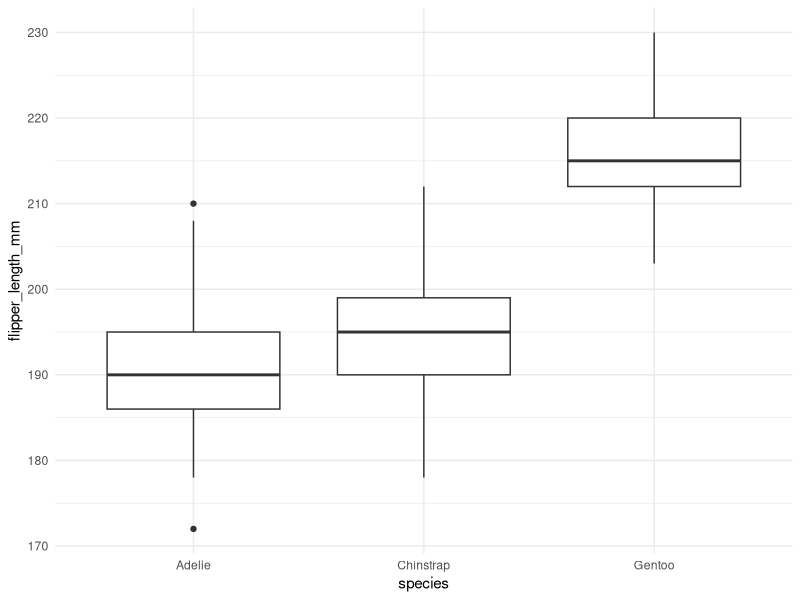
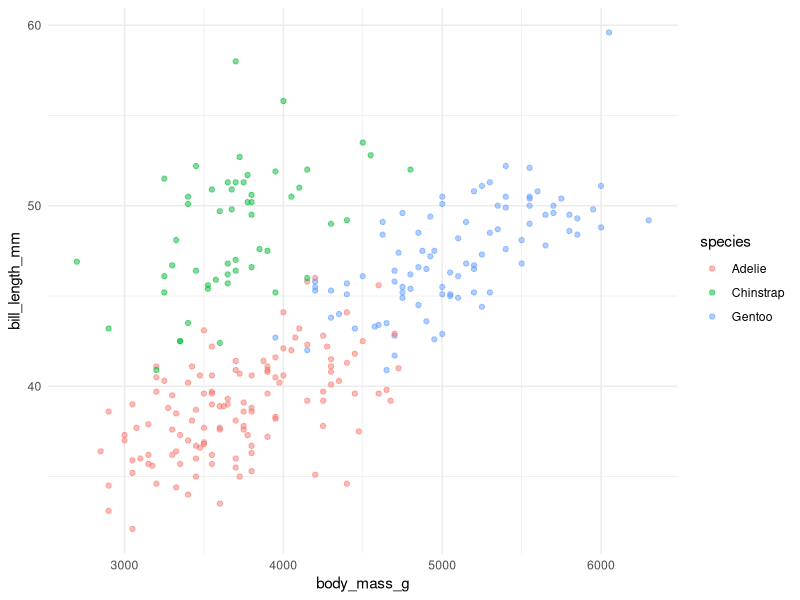

Generate these figures, in order, with R:
## ---- chunk 1
library(palmerpenguins) #lendo o pacote
pinguins <- penguins
str(pinguins)
## ---- chunk 2
summary(pinguins)
## ---- chunk 3
pinguins <- na.omit(pinguins)
summary(pinguins)
## ---- chunk 4
pinguins <- pinguins[sample(nrow(pinguins)),]
n = round(0.8 * nrow(pinguins))

treino = pinguins[1:n,]
teste = pinguins[-(1:n),]

## ---- chunk 5
library(ggplot2)
ggplot(data = treino, aes(x = species , y = flipper_length_mm)) + geom_boxplot()+ theme_minimal()

## ---- chunk 6
library(ggplot2)
ggplot(data = treino,mapping = (aes(x = body_mass_g, y = bill_length_mm, color= species))) + geom_point(alpha=0.5) + theme_minimal()
## ---- chunk 7
distancias <- c()
for( k in 1:nrow(treino)){
  distancias[k] <- sqrt((teste$body_mass_g[1] - treino$body_mass_g[k])**2 + (teste$bill_length_mm[1] - treino$bill_length_mm[k])**2)
}
distancias
treino$species[order(distancias)[1]]
teste$species[1]
## ---- chunk 8
classificacao <- c()
for(j in 1:nrow((treino))){
  distancias <- c()
for( k in 1:nrow(treino)){
  distancias[k] <- sqrt((teste$body_mass_g[j] - treino$body_mass_g[k])**2 + (teste$bill_length_mm[j] - treino$bill_length_mm[k])**2)
}
  classificacao[j] <- treino$species[order(distancias)[1]]
}
mean(classificacao == teste$species)
